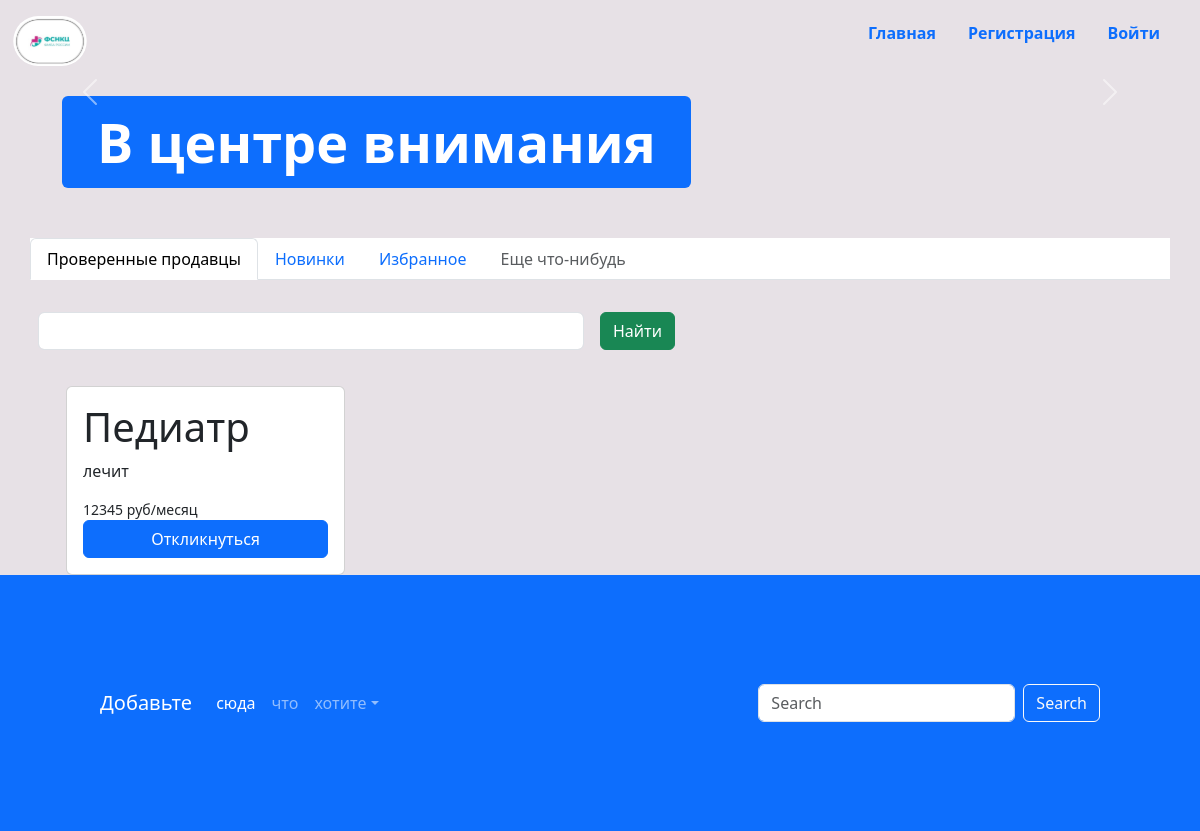
Before: / with the older database file.
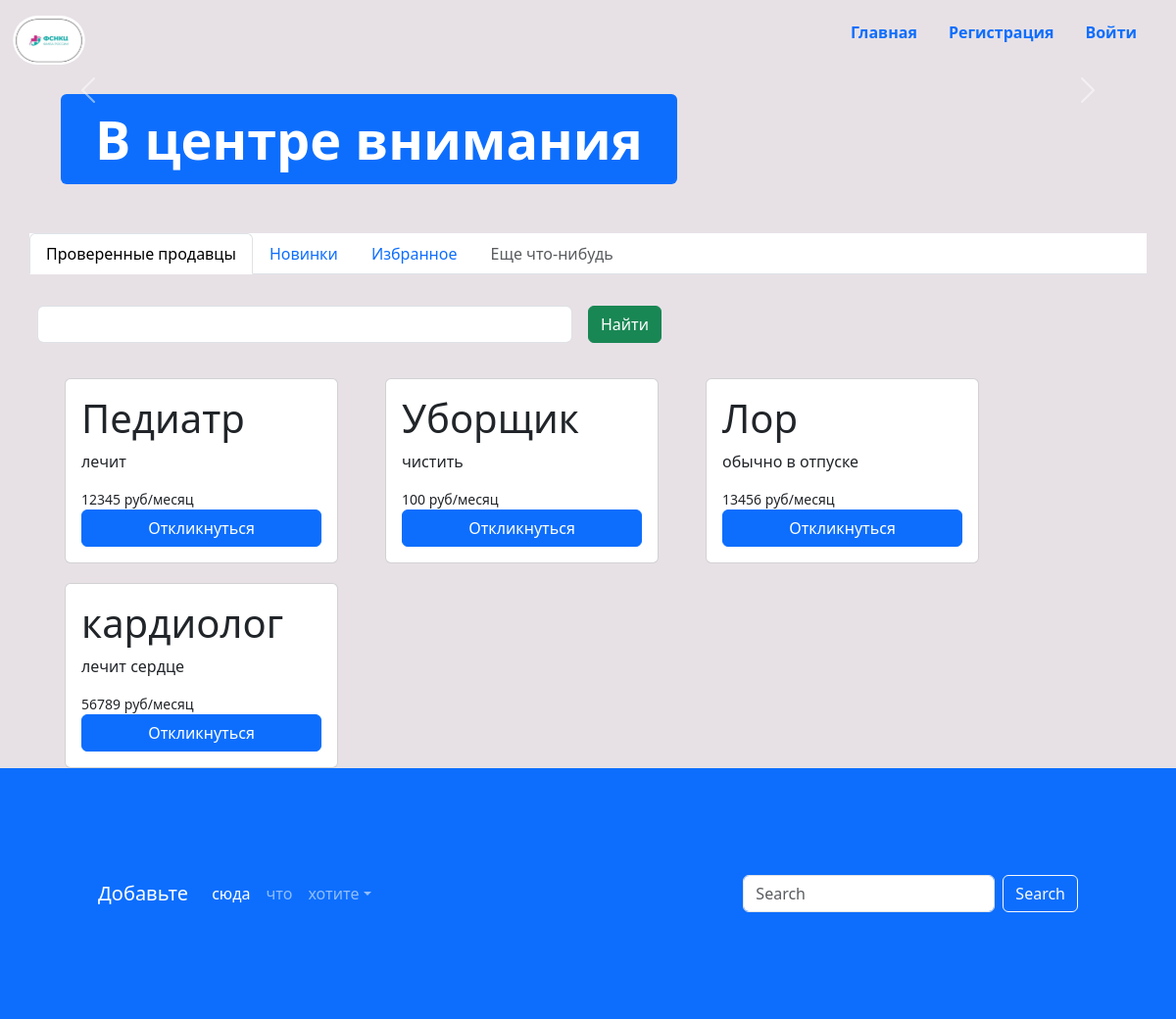
After: the same page with the newer database file.
### app_auth/models.py (models this page shows)
class Vacancy(models.Model):
    name_vacancy = models.CharField("Название вакансии", max_length=128)
    description = models.TextField('Описание')
    create_at = models.DateTimeField("Время создания", auto_now_add=True)
    salary = models.IntegerField("З/П (руб.месяц)")
    organization = models.CharField("Организация", max_length=255, blank=False)
    user = models.ForeignKey(User, verbose_name="Пользователь", on_delete=models.CASCADE)
    def get_url(self):
        return reverse('resume', kwargs={'pk': self.pk})

### app_auth/views.py (the view)
# urls.py: path('', index, name='index-page'),
def index(request):
    vacancies = Vacancy.objects.all()
    context = {'vacancies': vacancies}
    return render(request, 'app_auth/index.html', context)

### templates/app_auth/index.html (shortened to what this page needs)
{% extends 'base.html' %}
{% load static %}
{% block body %}
<div id="carouselExampleControls" class="carousel slide bg-primary" data-bs-ride="carousel">
  <button class="carousel-control-prev" type="button" data-bs-target="#carouselExampleControls" data-bs-slide="prev">
    <span class="carousel-control-prev-icon" aria-hidden="true"></span>
  </button>
  <button class="carousel-control-next" type="button" data-bs-target="#carouselExampleControls" data-bs-slide="next">
    <span class="carousel-control-next-icon" aria-hidden="true"></span>
  </button>
</div>
<div class="container" style="margin: 50px;">
  <div class="display-2">
    <span class="badge bg-primary">В центре внимания</span>
  </div>
</div>
<div class="container">
  <div class="row">
    <ul class="nav nav-tabs bg-white">
      <li class="nav-item">
        <a class="nav-link active" aria-current="page" href="#">Проверенные продавцы</a>
      </li>
      <li class="nav-item">
        <a class="nav-link" href="#">Новинки</a>
      </li>
      <li class="nav-item">
        <a class="nav-link" href="#">Избранное</a>
      </li>
      <li class="nav-item">
        <a class="nav-link disabled" href="#" tabindex="-1" aria-disabled="true">Еще что-нибудь</a>
      </li>
    </ul>
    <form class="row g-3" method="get">
      <div class="col-auto w-50">
        <input name="query" value="" type="text" class="form-control">
      </div>
      <div class="col-auto">
        <button type="submit" class="btn btn-success mb-3">Найти</button>
      </div>
    </form>
  </div>
  <div class="d-flex flex-wrap">
    {% for vacancy in vacancies %}
    <div class="card w-25 mx-4 p-3 " style="max-width: 1200px; margin-top: 20px;">
      <h1>{{ vacancy.name_vacancy }}</h1>
      <p>{{ vacancy.description }}</p>
      <small>{{ vacancy.salary }} руб/месяц</small>
      <a class="btn btn-primary"  href="{{ vacancy.get_url }}">Откликнуться</a>
    </div>
    {% endfor %}
  </div>
</div>
<footer style="padding: 100px;" class="bg-primary">
  <nav class="navbar navbar-expand-sm navbar-dark">
    <a class="navbar-brand" href="#">Добавьте</a>
    <div class="collapse navbar-collapse" id="collapsibleNavId">
      <ul class="navbar-nav me-auto mt-2 mt-lg-0">
        <li class="nav-item">
          <a class="nav-link active" href="#" aria-current="page">сюда</a>
        </li>
        <li class="nav-item">
          <a class="nav-link" href="#">что</a>
        </li>
        <li class="nav-item dropdown">
          <a class="nav-link dropdown-toggle" href="#" id="dropdownId" data-bs-toggle="dropdown" aria-haspopup="true"
             aria-expanded="false">хотите</a>
        </li>
      </ul>
      <form class="d-flex my-2 my-lg-0">
        <input class="form-control me-sm-2" type="text" placeholder="Search">
        <button class="btn btn-outline-light my-2 my-sm-0" type="submit">Search</button>
      </form>
    </div>
  </nav>
</footer>
{% endblock %}

Changed rows visible on the page:
added Vacancy: name_vacancy "Уборщик", description "чистить", salary "100"
added Vacancy: name_vacancy "Лор", description "обычно в отпуске", salary "13456"
added Vacancy: name_vacancy "кардиолог", description "лечит сердце", salary "56789"
